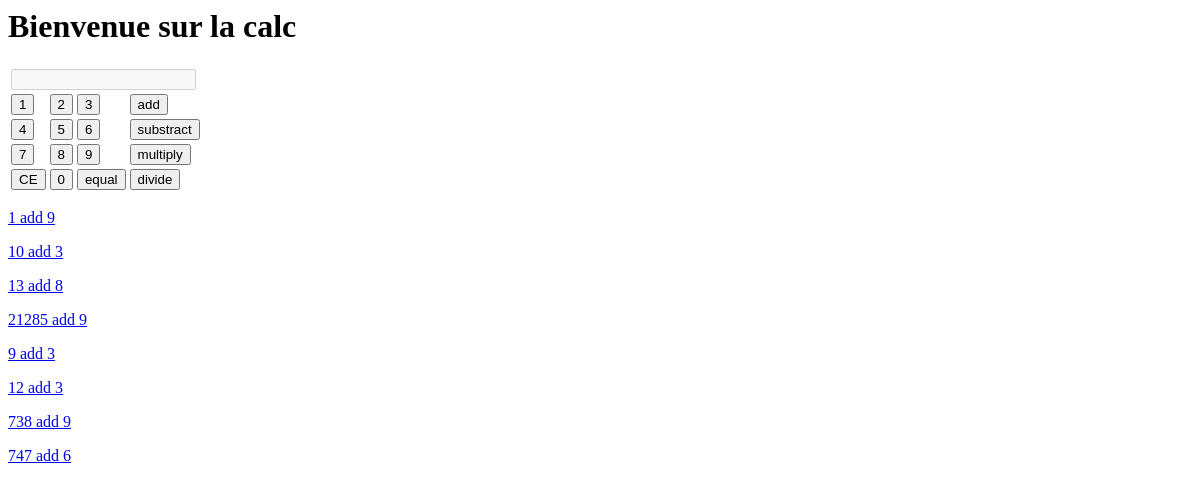
The page /core/calcul/ on the database as committed earlier.
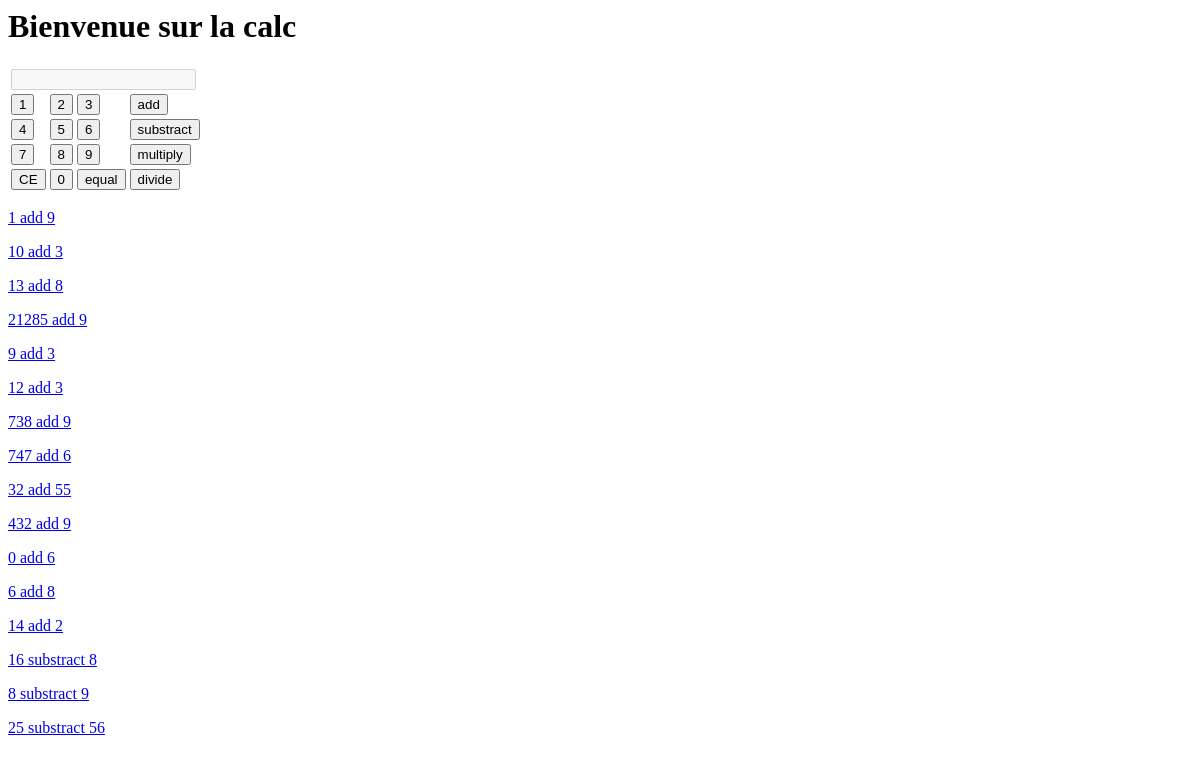
The same page on the database as committed later.
### core/models.py (models this page shows)
class equation(models.Model):
    chiffre1 = models.CharField(max_length=100)
    operation = models.CharField(max_length=100)
    chiffre2 = models.CharField(max_length=100)
    date = models.DateTimeField(default=timezone.now, verbose_name="Date de parution")
    class Meta:
        ordering = ['date']
    def __str__(self):
    	return self.chiffre1 + " " + self.operation + " " + self.chiffre2

### core/views.py (the view, shortened to what this page needs)
# urls.py: path('core/', include('core.urls')),
def core(request):
	i = "0"
	if request.session.get('tutu') == "":
		print("tutu")
	if request.POST.get('operate') ==  "0":
		i="0"
		setNum(request, "0")
	if request.POST.get('operate') ==  "1":
		i="1"
		setNum(request, "1")
	if request.POST.get('operate') ==  "2":
		i="2"
		setNum(request,"2")
	if request.POST.get('operate') ==  "3":
		i="3"
		setNum(request,"3")
	if request.POST.get('operate') ==  "4":
		i="4"
		setNum(request,"4")
	if request.POST.get('operate') ==  "5":
		i="5"
		setNum(request,"5")
	if request.POST.get('operate') ==  "6":
		i="6"
		setNum(request,"6")
	if request.POST.get('operate') ==  "7":
		i="7"
		setNum(request,"7")
	if request.POST.get('operate') ==  "8":
		i="8"
		setNum(request,"8")
	if request.POST.get('operate') ==  "9":
		i="9"
		setNum(request,"9")
	if request.POST.get('operate') ==  "CE":
		i="CE"
		CE(request)
	number1 = request.session.get('number1',"");
	operation1 = request.session.get('operation1',"");
	if operation1 == "add" : operation1 = "+"
	if operation1 == "substract" : operation1 = "-"
	if operation1 == "divide" : operation1 = "/"
	if operation1 == "multiply" : operation1 = "x"
	number2 = request.session.get('number2',"");
	equations = equation.objects.all()
	return render(request, 'core/core.html', locals())

### core/templates/core/core.html (shortened to what this page needs)
<h1>Bienvenue sur la calc</h1>
<form action="{% url 'core' %}" method="post">
    <table>
    	<tr>
    		<td colspan="4">
    			<input type="text" name="" disabled="disabled" value="{{number1}}{{operation1}}{{number2}}">
			</td>
    	</tr>
    	<tr>
			<td><input type="submit" value="1" name="operate" /></td>
			<td><input type="submit" value="2" name="operate" /></td>
			<td><input type="submit" value="3" name="operate" /></td>
			<td><input type="submit" value="add" name="operate" /></td>
    	</tr>
    	<tr>
			<td><input type="submit" value="4" name="operate" /></td>
			<td><input type="submit" value="5" name="operate" /></td>
			<td><input type="submit" value="6" name="operate" /></td>
			<td><input type="submit" value="substract" name="operate" /></td>
    	</tr>
    	<tr>
			<td><input type="submit" value="7" name="operate" /></td>
			<td><input type="submit" value="8" name="operate" /></td>
			<td><input type="submit" value="9" name="operate" /></td>
			<td><input type="submit" value="multiply" name="operate" /></td>
    	</tr>
    	<tr>
    		<td><input type="submit" value="CE" name="operate" /></td>
    		<td><input type="submit" value="0" name="operate" /></td>
    		<td><input type="submit" value="equal" name="operate" /></td>
    		<td><input type="submit" value="divide" name="operate" /></td>
    	</tr>
    </table>
</form>
{% for equation in equations %}
    <div class="equations">
    	<p><a href="{% url 'load' id=equation.id %}">{{equation}}</a></p>
    </div>
{% empty %}
    <p>Aucune equation.</p>
{% endfor %}

Rows that differ between the two databases and show on the page:
added equation: chiffre1+operation+chiffre2 "32 add 55"
added equation: chiffre1+operation+chiffre2 "432 add 9"
added equation: chiffre1+operation+chiffre2 "0 add 6"
added equation: chiffre1+operation+chiffre2 "6 add 8"
added equation: chiffre1+operation+chiffre2 "14 add 2"
added equation: chiffre1+operation+chiffre2 "16 substract 8"
added equation: chiffre1+operation+chiffre2 "8 substract 9"
added equation: chiffre1+operation+chiffre2 "25 substract 56"
